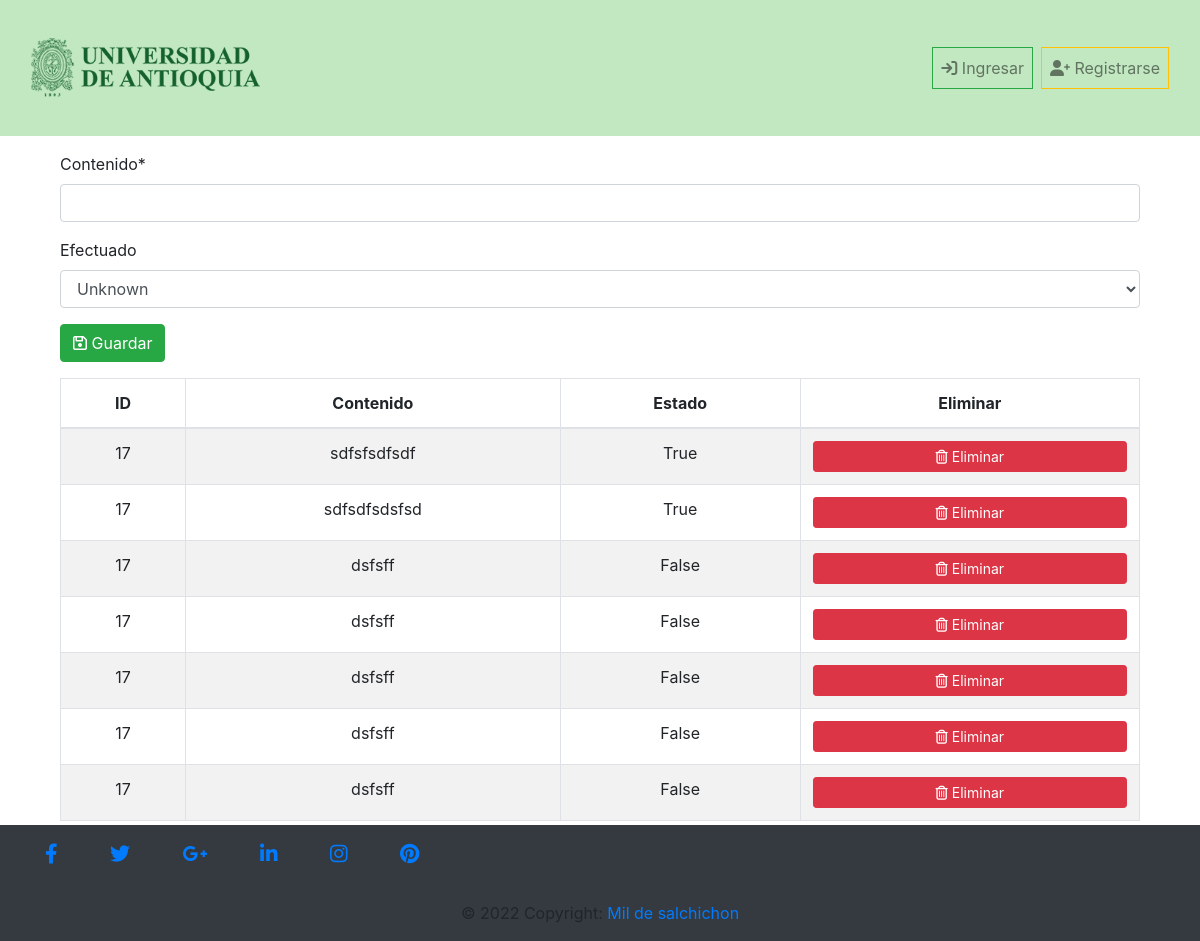
Screenshot of /manage_project/make_project/make_objective/17 with the database file from the repository.
### gestion/models.py (models this page shows, shortened)
class Objetivos_especificos(models.Model):
    proyecto = models.ForeignKey(Proyecto,on_delete=models.CASCADE,null=True)
    contenido = models.CharField(max_length=100)
    estado = models.BooleanField(null=True,verbose_name="Efectuado")
    class meta:
        db_table= 'objetivos_especificos'
        verbose_name= 'Objetivo especifico'
        verbose_name_plural='Objetivos especificos'
        ordering=['id']

class Proyecto(models.Model):
    estados = (('F','Finalizado'),('E','En ejecucion'))
    nombre = models.CharField(max_length=100)
    objetivo_general = models.CharField(max_length=100)
    fecha_inicio = models.DateField()
    fecha_fin = models.DateField()
    director = models.CharField(max_length=100)
    presupuesto = models.CharField(max_length=100)
    porcentaje_avance = models.IntegerField(null = True)
    estado = models.CharField(max_length=1, choices=estados)
    class meta:
        db_table= 'proyecto'
        verbose_name= 'Proyecto'
        verbose_name_plural='Proyectos'
        ordering=['id']

### gestion/views.py (the view, shortened to what this page needs)
# urls.py: path('manage_project/make_project/make_objective/<int:project_id>', make_objective, name="make_objective"),
def make_objective(request, project_id):
    form=FormObjetivosEspecificos()
    targets = Objetivos_especificos.objects.filter(proyecto = project_id)
    return render(request, "make_objective.html",{"form": form ,'targets':targets})

### gestion/forms.py
class FormObjetivosEspecificos(forms.ModelForm):
    class Meta:
        model = Objetivos_especificos
        fields = ('contenido','estado')

### Templates/make_objective.html (shortened to what this page needs)
{% extends 'index.html' %}
{% load crispy_forms_tags %}
{% block content %}
<div class="container">
    <form method="POST" action="" class="mt-3" autocomplete="off" enctype="multipart/form-data">
        {{ form|crispy }}
        <button type="submit" class="btn btn-success"><i class="fa-regular fa-floppy-disk"></i> Guardar</button>
    </form>
</div>
<div class="container">
    <table class="table table-striped table-bordered" id="mydatatable">
        <thead>
            <tr class="text-center">
                <th scope="col">ID</th>
                <th scope="col">Contenido</th>
                <th scope="col">Estado</th>
                <th scope="col">Eliminar</th>
            </tr>
        </thead>
        <tbody>
            {% for target in targets %}
                <tr class="text-center">
                    <td>{{ target.proyecto.id}}</td>
                    <td>{{ target.contenido }}</td>
                    <td>{{ target.estado }}</td>
                    <td><a class="link btn btn-sm btn-block btn-danger"
                        href="{%url 'delete_objective' target.id %}"><i class="fa-regular fa-trash-can"></i> Eliminar</a></td>
                </tr>
            {% endfor %}
        </tbody>
    </table>
</div>
{% endblock %}

### rows the page displays
Objetivos_especificos: proyecto.id "17", contenido "sdfsfsdfsdf", estado "True"
Objetivos_especificos: proyecto.id "17", contenido "sdfsdfsdsfsd", estado "True"
Objetivos_especificos: proyecto.id "17", contenido "dsfsff", estado "False"
Objetivos_especificos: proyecto.id "17", contenido "dsfsff", estado "False"
Objetivos_especificos: proyecto.id "17", contenido "dsfsff", estado "False"
Objetivos_especificos: proyecto.id "17", contenido "dsfsff", estado "False"
Objetivos_especificos: proyecto.id "17", contenido "dsfsff", estado "False"
